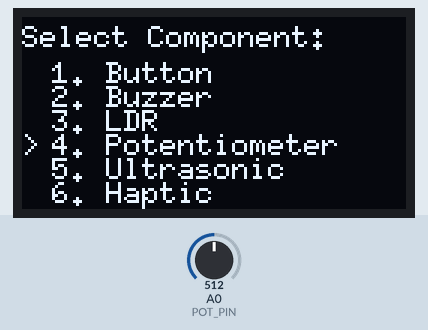
The sketch below on a simulated Arduino Uno, built with avr-gcc and run on an emulated ATmega328P. Parts: 128×64 one-colour display. The test bench sets the inputs (shaded band); at power-on: A0 (POT_PIN) = 512.

Above: at 1.4 s.
1.5 s: A0 (POT_PIN) set to 716
At 3.5 s:
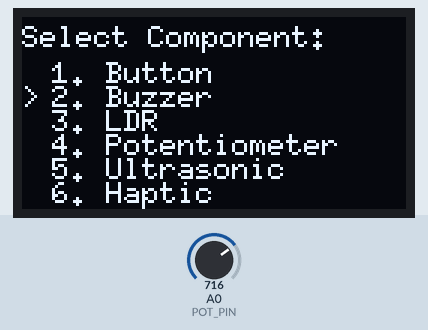
3.9 s: A0 (POT_PIN) set to 900
At 5.3 s:
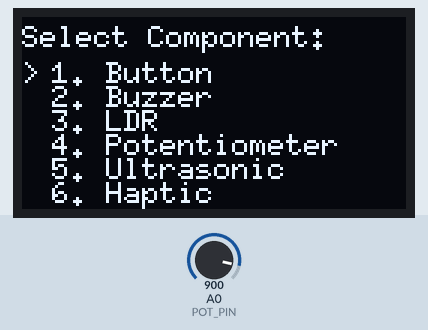
6.4 s: A0 (POT_PIN) set to 306
At 8.2 s:
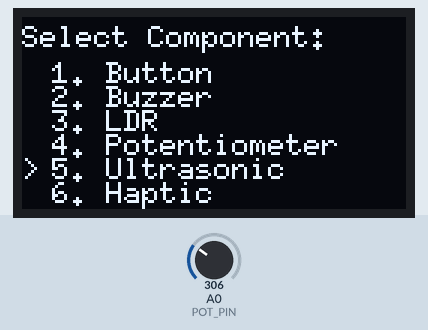
Timing chart, 0 to 9.7 s (numbered marks = the images above; inputs shaded):
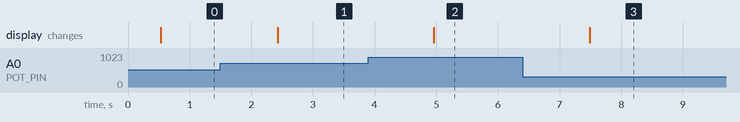

Measured:
- after the input at 1.5 s, the display: changes after 0.93 s (image 1)
- after the input at 3.9 s, the display: changes after 1.1 s (image 2)
- after the input at 6.4 s, the display: changes after 1.1 s (image 3)

The sketch:

10_menuNavigation.ino
```cpp
// (licence header left out)
#include <U8glib.h>  // Include U8glib library for OLED display control

// ---------------------------
// Pin Definitions
// ---------------------------
#define POT_PIN A0  // Potentiometer connected to analog input pin A0

// ---------------------------
// OLED Initialization
// ---------------------------
// Create a U8glib object for a 128x64 SH1106 OLED using I2C communication
U8GLIB_SH1106_128X64 u8g(U8G_I2C_OPT_NONE);

// ---------------------------
// Menu Configuration
// ---------------------------
// Define an array of six menu items
const char* menuItems[] = {
  "1. Button",
  "2. Buzzer",
  "3. LDR",
  "4. Potentiometer",
  "5. Ultrasonic",
  "6. Haptic"
};

// Calculate total number of items automatically
const int totalItems = sizeof(menuItems) / sizeof(menuItems[0]);

// Variable to store the index (0–5) of the currently selected item
int selectedItem = 0;

// ---------------------------
// drawMenu()
// Renders the menu on the OLED screen.
// ---------------------------
void drawMenu() {
  u8g.setFont(u8g_font_6x10);               // Select readable 6×10 font
  u8g.drawStr(0, 10, "Select Component:");  // Display menu title at top

  // Loop through all menu items and draw them line by line
  for (int i = 0; i < totalItems; i++) {
    int y = 22 + (i * 8);  // Increased line spacing from 7→8 pixels for clarity

    // If this item is selected, draw a “>” cursor before it
    if (i == selectedItem) {
      u8g.drawStr(0, y, ">");
    }

    // Draw the label for the menu item slightly to the right
    u8g.drawStr(10, y, menuItems[i]);
  }
}

// ---------------------------
// updateSelection()
// Reads the potentiometer and maps its value to one of the menu indices.
// ---------------------------
void updateSelection() {
  // Read the potentiometer’s analog value (range: 0–1023)
  int potValue = 1023 - analogRead(POT_PIN);  // Invert direction for natural feel

  // Divide the range into equal “bands” per menu item
  int bandSize = 1024 / totalItems;

  // Convert potentiometer position into a menu index (0–5)
  selectedItem = potValue / bandSize;

  // Ensure the index never exceeds the number of menu items
  if (selectedItem >= totalItems) {
    selectedItem = totalItems - 1;
  }
}

// ---------------------------
// setup()
// Runs once at startup.
// ---------------------------
void setup() {
  // No additional initialization needed for U8glib or OLED.
  // I2C communication begins automatically with U8glib’s constructor.
}

// ---------------------------
// loop()
// Continuously updates the displayed menu based on potentiometer input.
// ---------------------------
void loop() {
  updateSelection();  // Update which menu item is currently selected

  // U8glib uses paged drawing — required to update the entire OLED screen
  u8g.firstPage();
  do {
    drawMenu();  // Render the current menu frame
  } while (u8g.nextPage());

  // Add a short delay for smooth menu scrolling (~10 frames/sec)
  delay(100);
}
```
